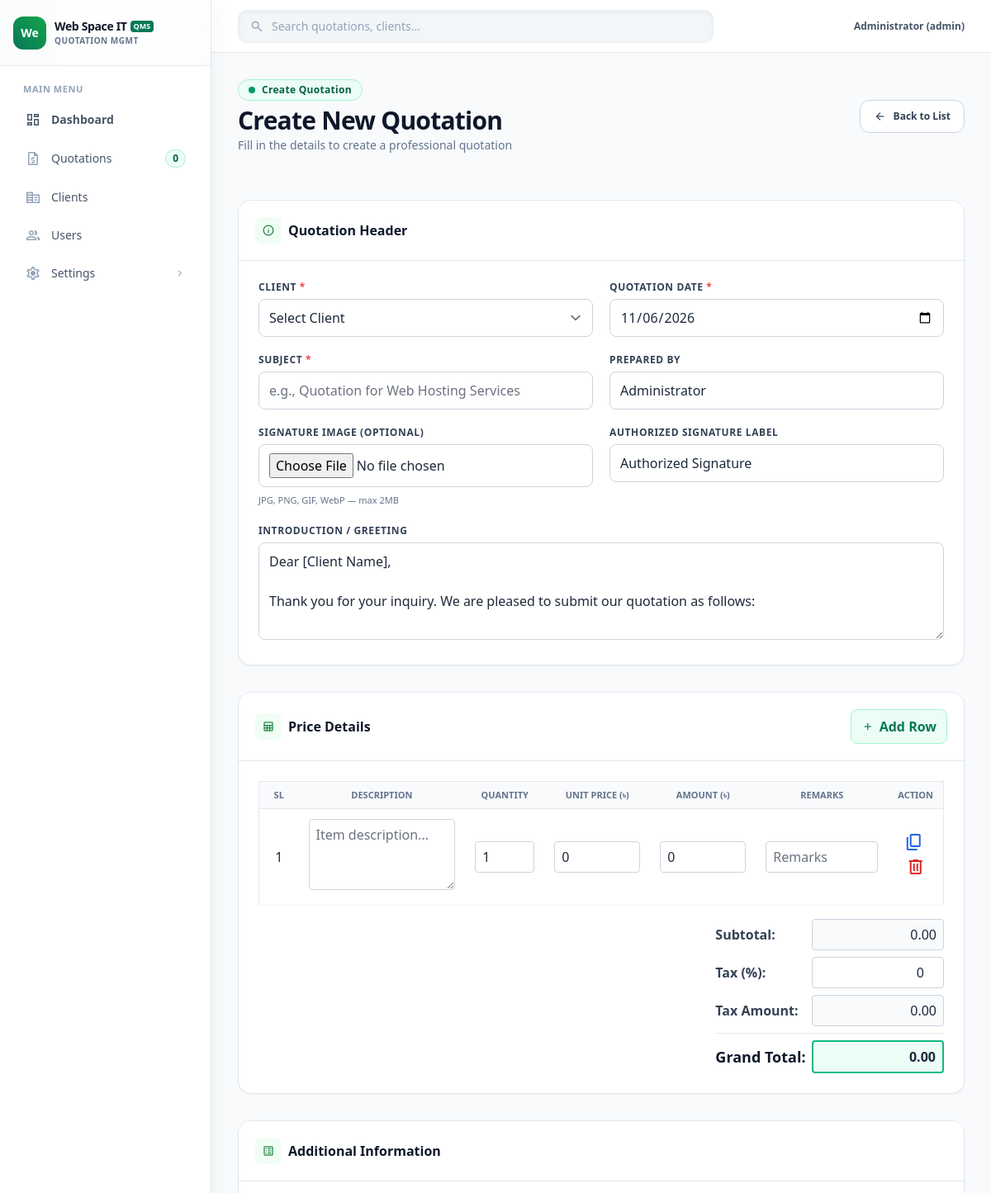
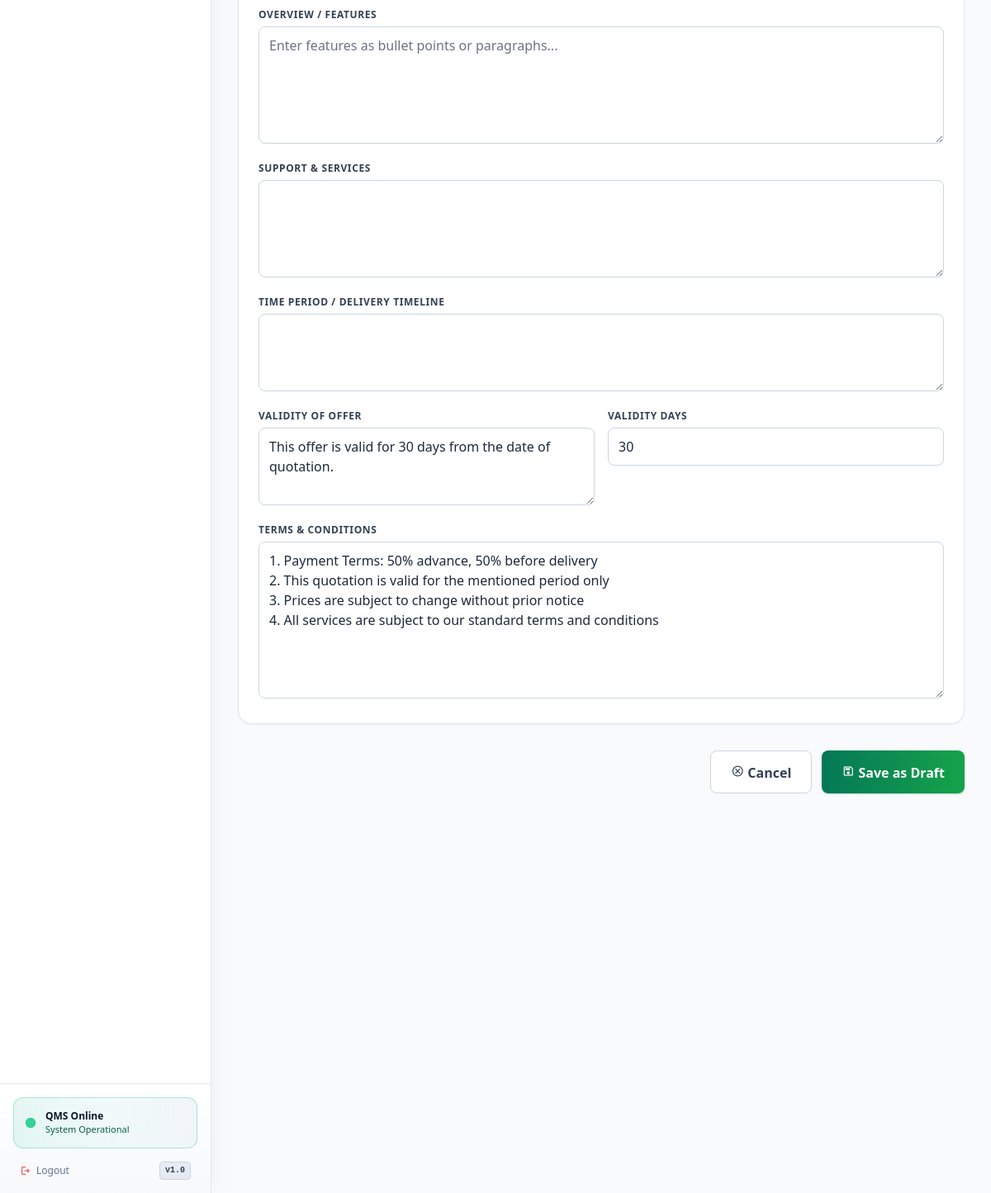
Page /admin/quotations/create.php (signed in) on the committed database (2 pictures, top to bottom).
### tables this page shows
CREATE TABLE IF NOT EXISTS company_settings (
    id INT AUTO_INCREMENT PRIMARY KEY,
    company_name VARCHAR(150) NOT NULL,
    logo VARCHAR(255),
    favicon VARCHAR(255),
    address TEXT,
    phone VARCHAR(50),
    email VARCHAR(100),
    website VARCHAR(100),
    currency VARCHAR(10) DEFAULT '৳',
    default_validity_days INT DEFAULT 30,
    default_terms TEXT,
    smtp_host VARCHAR(100),
    smtp_port VARCHAR(10),
    smtp_username VARCHAR(100),
    smtp_password VARCHAR(255),
    smtp_encryption VARCHAR(10),
    from_name VARCHAR(100),
    from_email VARCHAR(100),
    email_template TEXT,
    table_font_family VARCHAR(50) DEFAULT 'inherit',
    table_font_size VARCHAR(10) DEFAULT '14px',
    table_font_style VARCHAR(20) DEFAULT 'normal',
    table_font_weight VARCHAR(20) DEFAULT 'normal',
    table_line_height VARCHAR(10) DEFAULT '1.4',
    table_letter_spacing VARCHAR(10) DEFAULT 'normal',
    table_text_transform VARCHAR(20) DEFAULT 'none',
    table_text_decoration VARCHAR(30) DEFAULT 'none',
    table_text_color VARCHAR(20) DEFAULT '#374151',
    default_authorized_signature VARCHAR(255) DEFAULT 'Authorized Signature',
    block_typography TEXT,
    created_at DATETIME DEFAULT CURRENT_TIMESTAMP,
    updated_at DATETIME DEFAULT CURRENT_TIMESTAMP ON UPDATE CURRENT_TIMESTAMP
);

CREATE TABLE IF NOT EXISTS users (
    id INT AUTO_INCREMENT PRIMARY KEY,
    name VARCHAR(100) NOT NULL,
    email VARCHAR(100) UNIQUE NOT NULL,
    password VARCHAR(255) NOT NULL,
    role ENUM('admin', 'staff') DEFAULT 'staff',
    created_at DATETIME DEFAULT CURRENT_TIMESTAMP,
    updated_at DATETIME DEFAULT CURRENT_TIMESTAMP ON UPDATE CURRENT_TIMESTAMP
);

### admin/quotations/create.php (the view, shortened to what the rows shown need)
<?php
require_once '../../includes/auth.php';
require_once '../../config/database.php';
require_once '../../includes/functions.php';
require_once '../../includes/header.php';
?>
<main class="w-full pt-16 bg-slate-50 min-h-screen">
    <div class="p-8 flex flex-col gap-6 max-w-[1680px] mx-auto w-full">
        <div class="flex flex-col lg:flex-row lg:items-center lg:justify-between gap-4">
            <div class="flex flex-col">
                <h1 class="text-2xl lg:text-3xl font-extrabold text-slate-900 tracking-tight">Create New Quotation</h1>
            </div>
        </div>
        <form method="POST" action="" enctype="multipart/form-data" class="space-y-8">
            <div class="bg-white rounded-2xl shadow-sm border border-slate-200 overflow-hidden flex flex-col">
                <div class="p-5 border-b border-slate-200 bg-white">
                    <div class="flex items-center gap-2">
                        <h2 class="text-base font-extrabold text-slate-900">Quotation Header</h2>
                    </div>
                </div>
                <div class="p-6 grid grid-cols-1 md:grid-cols-2 gap-5">
                    <div>
                        <label class="block text-xs font-bold text-slate-700 uppercase tracking-wider mb-1.5">Prepared By</label>
                        <input type="text" name="prepared_by" value="<?= e($currentUser['name']) ?>" class="w-full px-3 py-2.5 border border-slate-300 rounded-lg focus:outline-none focus:border-emerald-600 focus:ring-2 focus:ring-emerald-600/20 transition-all">
                    </div>
                    <div>
                        <label class="block text-xs font-bold text-slate-700 uppercase tracking-wider mb-1.5">Authorized Signature Label</label>
                        <input type="text" name="authorized_signature" value="<?= e($comp['default_authorized_signature'] ?? 'Authorized Signature') ?>" class="w-full px-3 py-2.5 border border-slate-300 rounded-lg focus:outline-none focus:border-emerald-600 focus:ring-2 focus:ring-emerald-600/20 transition-all">
                    </div>
                </div>
            </div>
            <div class="bg-white rounded-2xl shadow-sm border border-slate-200 overflow-hidden flex flex-col">
                <div class="p-5 border-b border-slate-200 bg-white flex items-center justify-between">
                    <div class="flex items-center gap-2">
                        <h2 class="text-base font-extrabold text-slate-900">Price Details</h2>
                    </div>
                </div>
                <div class="p-6 overflow-x-auto">
                    <table class="w-full border border-slate-200">
                        <thead class="bg-slate-50">
                            <tr>
                                <th class="px-3 py-2 border-b border-slate-200 text-center w-12 text-[11px] font-bold uppercase text-slate-500">SL</th>
                                <th class="px-3 py-2 border-b border-slate-200 text-[11px] font-bold uppercase text-slate-500">Description</th>
                                <th class="px-3 py-2 border-b border-slate-200 w-24 text-[11px] font-bold uppercase text-slate-500">Quantity</th>
                                <th class="px-3 py-2 border-b border-slate-200 w-32 text-[11px] font-bold uppercase text-slate-500">Unit Price (<?= e($comp['currency']) ?>)</th>
                                <th class="px-3 py-2 border-b border-slate-200 w-32 text-[11px] font-bold uppercase text-slate-500">Amount (<?= e($comp['currency']) ?>)</th>
                                <th class="px-3 py-2 border-b border-slate-200 w-40 text-[11px] font-bold uppercase text-slate-500">Remarks</th>
                                <th class="px-3 py-2 border-b border-slate-200 w-16 text-[11px] font-bold uppercase text-slate-500">Action</th>
                            </tr>
                        </thead>
                    </table>
                </div>
            </div>
            <div class="bg-white rounded-2xl shadow-sm border border-slate-200 overflow-hidden flex flex-col">
                <div class="p-5 border-b border-slate-200 bg-white">
                    <div class="flex items-center gap-2">
                        <h2 class="text-base font-extrabold text-slate-900">Additional Information</h2>
                    </div>
                </div>
                <div class="p-6 space-y-4">
                    <div class="grid grid-cols-1 md:grid-cols-2 gap-4">
                        <div>
                            <label class="block text-xs font-bold text-slate-700 uppercase tracking-wider mb-1.5">Validity of Offer</label>
                            <textarea name="validity_text" rows="3" class="w-full px-3 py-2.5 border border-slate-300 rounded-lg focus:outline-none focus:border-emerald-600 focus:ring-2 focus:ring-emerald-600/20 transition-all">This offer is valid for <?= e($comp['default_validity_days']) ?> days from the date of quotation.</textarea>
                        </div>
                        <div>
                            <label class="block text-xs font-bold text-slate-700 uppercase tracking-wider mb-1.5">Validity Days</label>
                            <input type="number" name="validity_days" value="<?= e($comp['default_validity_days']) ?>" class="w-full px-3 py-2.5 border border-slate-300 rounded-lg focus:outline-none focus:border-emerald-600 focus:ring-2 focus:ring-emerald-600/20 transition-all">
                        </div>
                    </div>
                    <div>
                        <label class="block text-xs font-bold text-slate-700 uppercase tracking-wider mb-1.5">Terms & Conditions</label>
                        <textarea name="terms_conditions" rows="7" class="w-full px-3 py-2.5 border border-slate-300 rounded-lg focus:outline-none focus:border-emerald-600 focus:ring-2 focus:ring-emerald-600/20 transition-all"><?= e($comp['default_terms']) ?></textarea>
                    </div>
                </div>
            </div>
        </form>
    </div>
</main>
<?php require_once '../../includes/footer.php'; ?>

### includes/header.php (shortened to what the rows shown need)
<?php
require_once __DIR__ . '/../config/database.php';
require_once __DIR__ . '/functions.php';
$company = new Company();
$comp = $company->getSettings();
?>
<!DOCTYPE html>
<html lang="en">
<head>
<script src="https://cdn.tailwindcss.com?plugins=forms,container-queries"></script>
<script id="tailwind-config">
</head>
<body class="bg-slate-50 font-sans text-slate-800 antialiased min-h-screen">
<aside class="fixed left-0 top-0 h-full w-64 bg-white/95 backdrop-blur-xl border-r border-slate-200 z-50 flex flex-col justify-between shadow-[4px_0_24px_rgba(0,0,0,0.04)]">
    <div class="flex flex-col flex-1 overflow-y-auto">
        <div class="h-20 px-4 flex items-center gap-3 border-b border-slate-200/80 bg-gradient-to-r from-slate-50/80 via-white to-slate-50/40">
            <div class="flex items-center gap-2.5 min-w-0">
                <?php if(!empty($comp['logo'])): ?>
                <img alt="<?= e($comp['company_name']) ?>" class="h-10 w-auto object-contain shrink-0 drop-shadow-sm" src="<?= BASE_URL ?>assets/uploads/<?= e($comp['logo']) ?>"/>
                <?php else: ?>
                <div class="w-10 h-10 rounded-xl bg-gradient-to-tr from-emerald-700 to-green-600 flex items-center justify-center text-white font-bold text-sm shrink-0"><?= e(substr($comp['company_name'],0,2)) ?></div>
                <?php endif; ?>
                <div class="flex flex-col min-w-0">
                    <div class="flex items-center gap-1">
                        <span class="font-black text-sm tracking-tight text-slate-900 truncate"><?= e($comp['company_name']) ?></span>
                        <span class="px-1 py-0.2 text-[9px] font-extrabold rounded bg-emerald-700 text-white shadow-xs">QMS</span>
                    </div>
                    <span class="text-[10px] font-semibold text-slate-500 tracking-wider uppercase truncate">Quotation Mgmt</span>
                </div>
            </div>
        </div>
    </div>
</aside>
<div class="pl-64">
<header class="fixed top-0 left-64 right-0 h-16 bg-white/95 backdrop-blur-xl border-b border-slate-200/90 z-40 flex items-center justify-between px-8 shadow-xs">
    <div class="flex items-center gap-3.5 shrink-0 ml-6">
        <span class="text-xs font-semibold text-slate-600"><?= e($currentUser['name'] ?? 'Admin') ?> (<?= e($currentUser['role'] ?? 'admin') ?>)</span>
    </div>
</header>

### rows in the picture
company_settings: company_name "We", company_name "Web Space IT", authorized_signature "Authorized Signature", currency "৳", validity_text "This offer is valid for 30 days from the date of quotation.", validity_days "30", terms_conditions "1. Payment Terms: 50% advance, 50% before delivery 2. This quotation is valid for the mentioned period only 3. Prices are subject to change without prior notice 4. All services are subject to our standard terms and conditions"
users: name "Administrator", role "admin", prepared_by "Administrator"

### other values in the picture
$qStats "0"
